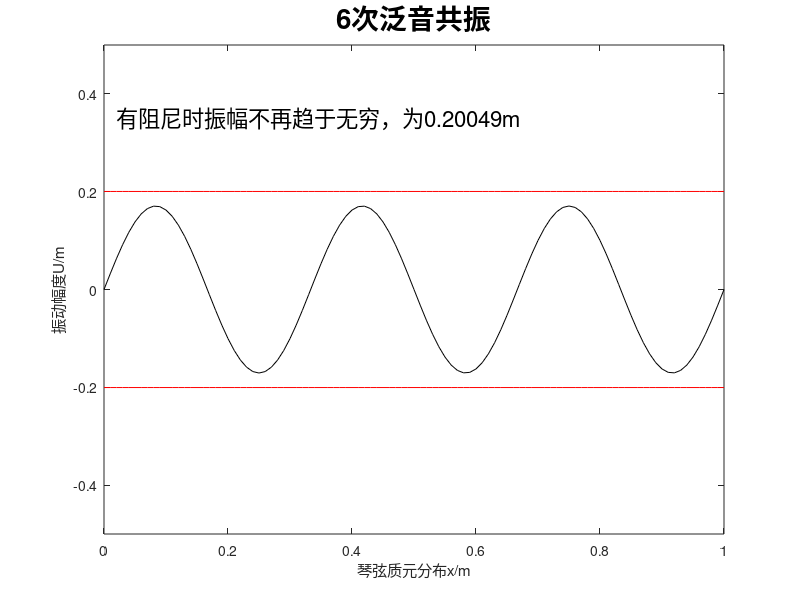

Reproduce this figure in MATLAB. (Note: this script raises an error after producing the figure.)
clear
A=0.1;%力幅

k=6;

l=1;%绳长
x0=l/k+l/9;%施力点位置
%Hz=50;%交变电流频率
%omega=2*pi*Hz;
lambda=0.52*10^(-3)/0.9902;%线密度
F=100;%张力
a=sqrt(F/lambda);%波速
omega0=pi*a/l;%基频
omega=pi+k*omega0;
b=0.1;%空气摩擦系数

omegak=sqrt(k^2*omega0^2-b^2/4);
omega=sqrt(omegak^2+b*omegak);

% tfinal=2*abs(pi/(omega-k*omega0));%观测时间
tfinal=abs(pi/(omega-k*omega0))/100;
dt=0.01;%时间步长
dx=0.01;%质元长度

pic_num = 1;
% M=moviein(tfinal/dt);
x=0:dx:l;
fig = figure;
level=zeros(1,length(x))+abs(2*A*sin(k*pi*x0/l)/(lambda*l*(2*b*omegak+b^2)));

for t=0:dt:tfinal
    U=zeros(1,length(x));%每一时刻的质元排列
    for n=1:100
        omegan=sqrt(n^2*omega0^2-b^2/4);
        U=U+2*A*sin(n*pi*x0/l)/(lambda*l*(b^2+omega^2-omegan^2+b^2*omegan^2/...
            (omega^2-omegan^2)))*sin(omega*t)*sin(n*pi*x/l);
    end
    plot(x,U,'k',x,level,'r',x,-level,'r');
    axis([0,1,-0.5,0.5])
    xlabel('琴弦质元分布x/m')
    ylabel('振动幅度U/m')
        title([num2str(k) '次泛音共振'],'Fontsize',20)
    text(.02,.35,['有阻尼时振幅不再趋于无穷，为'...
        num2str(abs(2*A*sin(k*pi*x0/l)/(lambda*l*(2*b*omegak+b^2)))),'m'],'Fontsize',16)
%     title(['$\omega\approx $'  num2str(k)  '$\omega_0$'],'interpreter','latex','Fontsize',20)
%     text(.2 ,-0.2,['驻波频率' num2str(2*pi*((omega+omega0*k)/2)) 'Hz'],'Fontsize',16)
%     title('k=4时，外力作用在琴弦4等分处时，泛音消失','Fontsize',20)

    drawnow
    M=getframe(fig);
    C{pic_num}=frame2im(M);
    pic_num = pic_num + 1;
end

for idx=1:pic_num
    [B,map]=rgb2ind(C{idx},256);
    if idx == 1
        imwrite(B,map,'testOne.gif','gif', 'Loopcount',inf,'DelayTime',0.06);
    else
        imwrite(B,map,'testOne.gif','gif','WriteMode','append','DelayTime',0.06);
    end
end